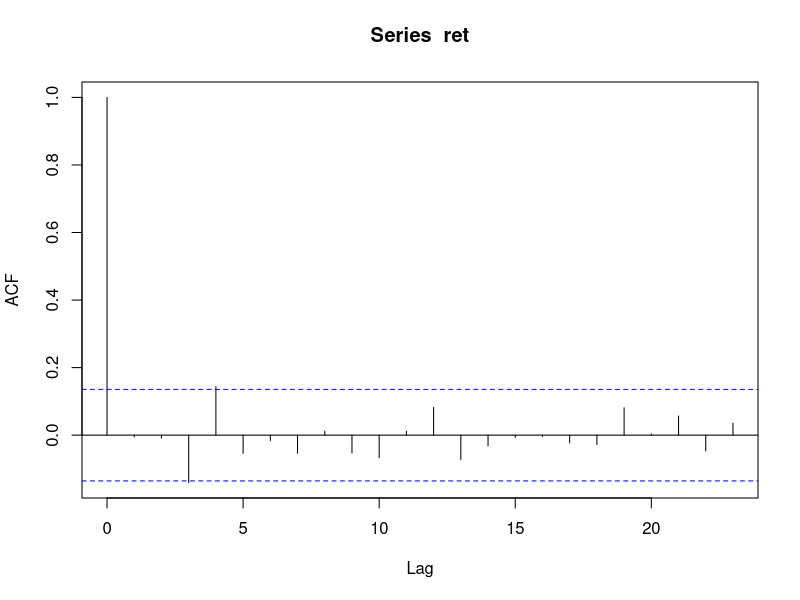
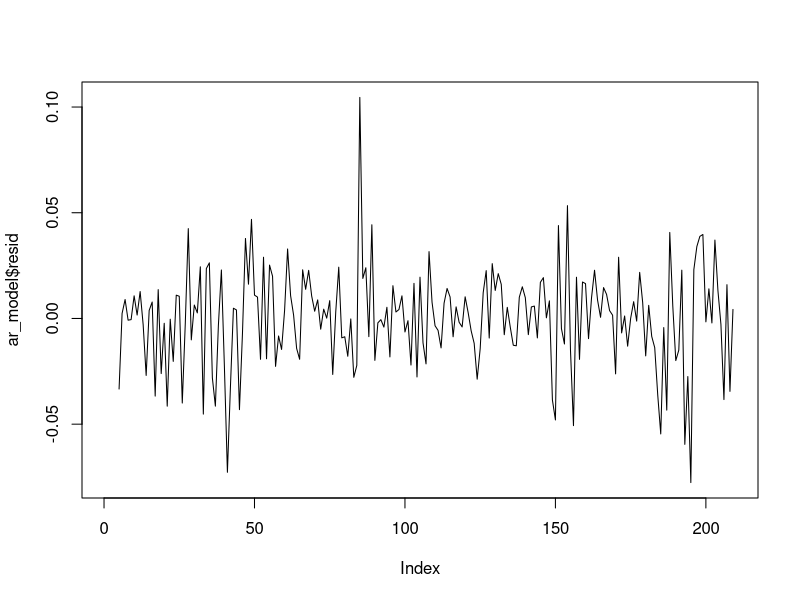
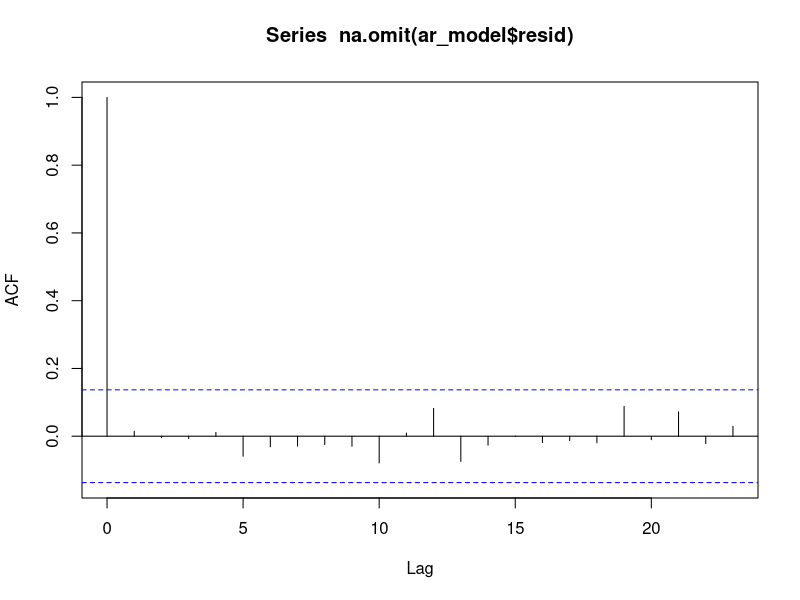
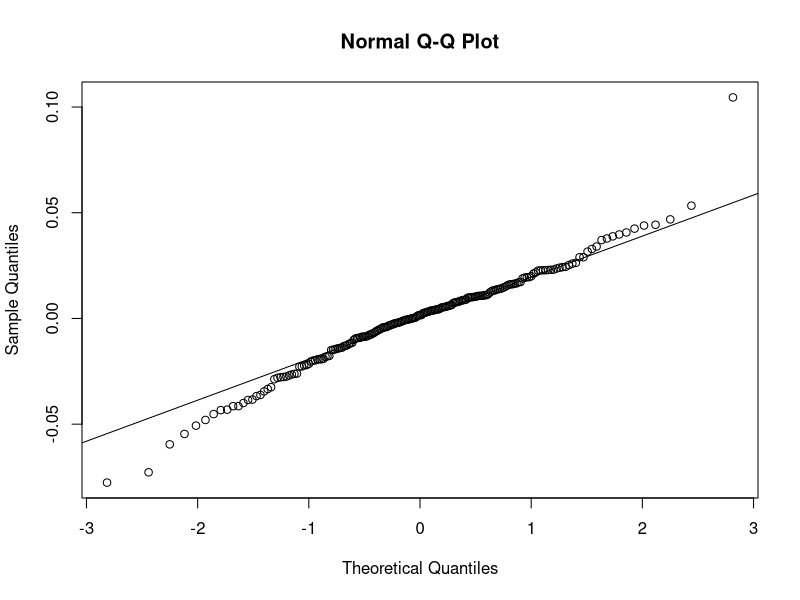
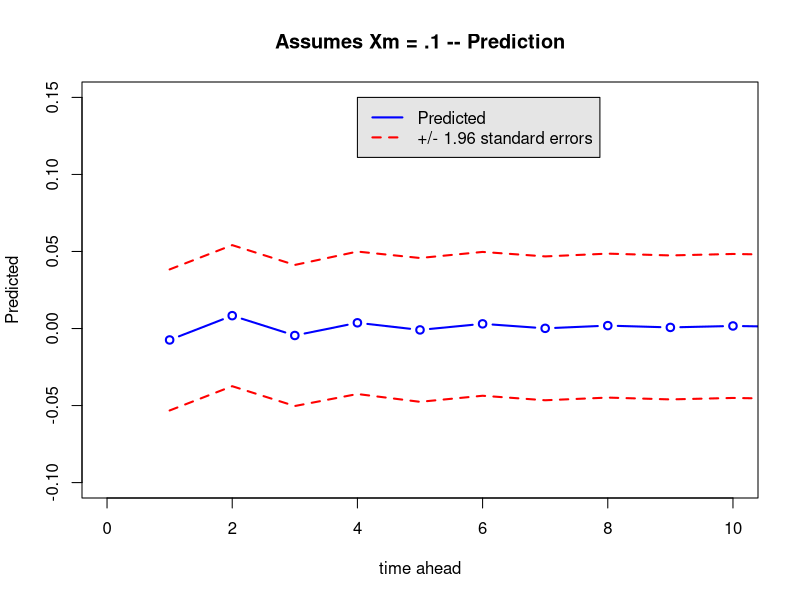
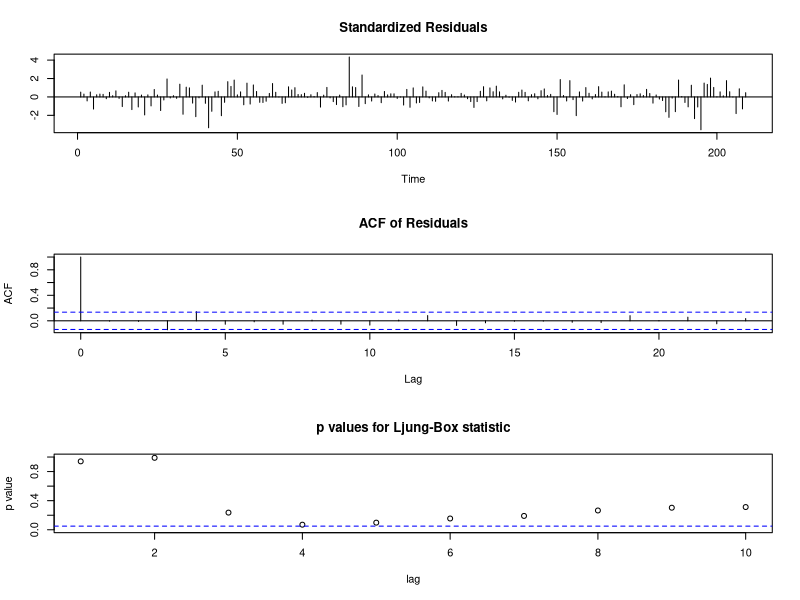
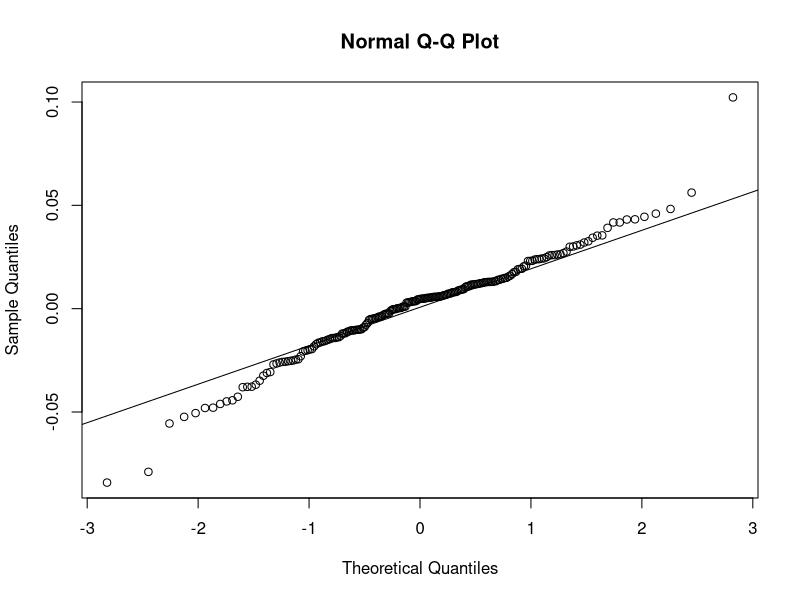
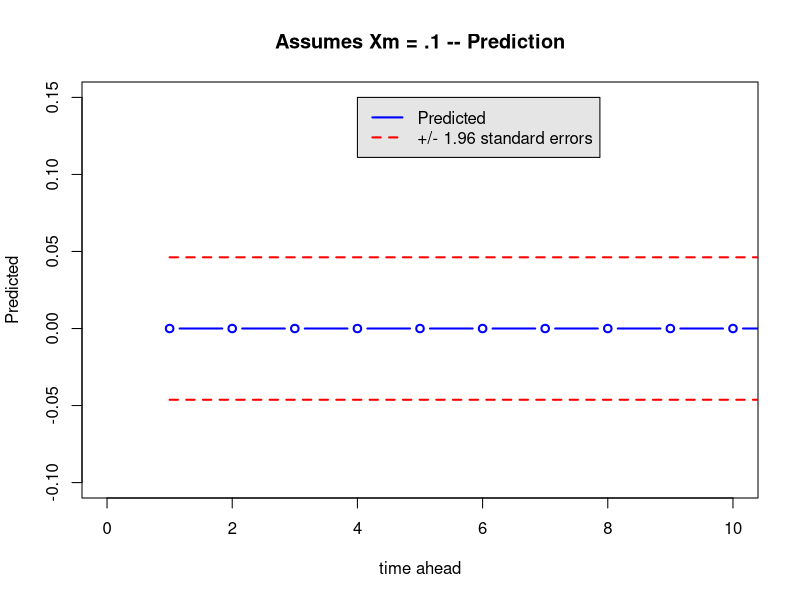

Recreate these plots in R, in order.
## ---- chunk 1
knitr::opts_chunk$set(echo = TRUE, warning=FALSE, message=FALSE, fig.align="center", fig.width=10)
## ---- chunk 2
A = matrix(c(1, 0.3, 0.3, 1), nrow=2)
b = matrix(c(0.3, 0.2), nrow=2)
solve(A, b)
## ---- chunk 3
df <- read.csv("../RUT_03_2015-03_2019.csv", header=TRUE)
ret = df$Adj.Close[2:nrow(df)] / df$Adj.Close[1:nrow(df)-1] - 1
acf(ret)
Box.test(ret, lag=10, type="Ljung")
## ---- chunk 4
ar_model = ar(ret)
ar_model
plot(ar_model$resid, type="l")
acf(na.omit(ar_model$resid))
Box.test(ret, lag=10, type="Ljung")
qqnorm(ar_model$resid)
qqline(ar_model$resid)
## ---- chunk 5
pred <- predict(ar_model, newdata=ret[206:209], n.ahead=12, sefit=TRUE)
plot(c(1:12),pred$pred,type='b',lty=1,xlab='time ahead',
ylab='Predicted',xlim=c(0,10),ylim=c(-.1,.15),lwd=2,col='blue',
main = 'Assumes Xm = .1 -- Prediction')
pred
lines(c(1:12),pred$pred+1.96*pred$se,lty=2,lwd=2,col='red')
lines(c(1:12),pred$pred-1.96*pred$se,lty=2,lwd=2,col='red')
legend(4,.15, c("Predicted","+/- 1.96 standard errors"), lty=c(1,2), lwd=c(2,2),col=c("blue","red"), bg="gray90")
## ---- chunk 6
library(forecast)
ret_arima <- auto.arima(ret)
ret_arima
tsdiag(ret_arima)
qqnorm(ret_arima$residuals)
qqline(ret_arima$residuals)
## ---- chunk 7
pred <- predict(ret_arima, 12)
plot(c(1:12),pred$pred,type='b',lty=1,xlab='time ahead',
ylab='Predicted',xlim=c(0,10),ylim=c(-.1,.15),lwd=2,col='blue',
main = 'Assumes Xm = .1 -- Prediction')
pred
lines(c(1:12),pred$pred+1.96*pred$se,lty=2,lwd=2,col='red')
lines(c(1:12),pred$pred-1.96*pred$se,lty=2,lwd=2,col='red')
legend(4,.15, c("Predicted","+/- 1.96 standard errors"), lty=c(1,2), lwd=c(2,2),col=c("blue","red"), bg="gray90")
